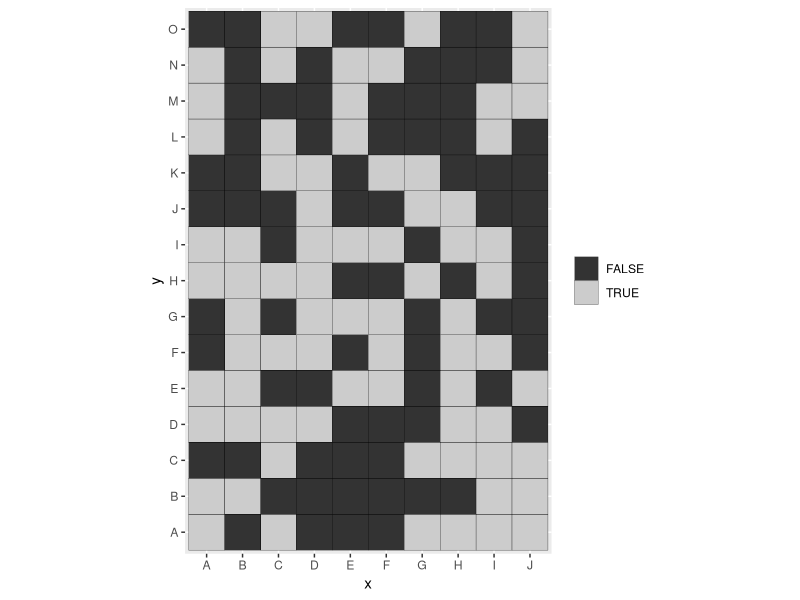
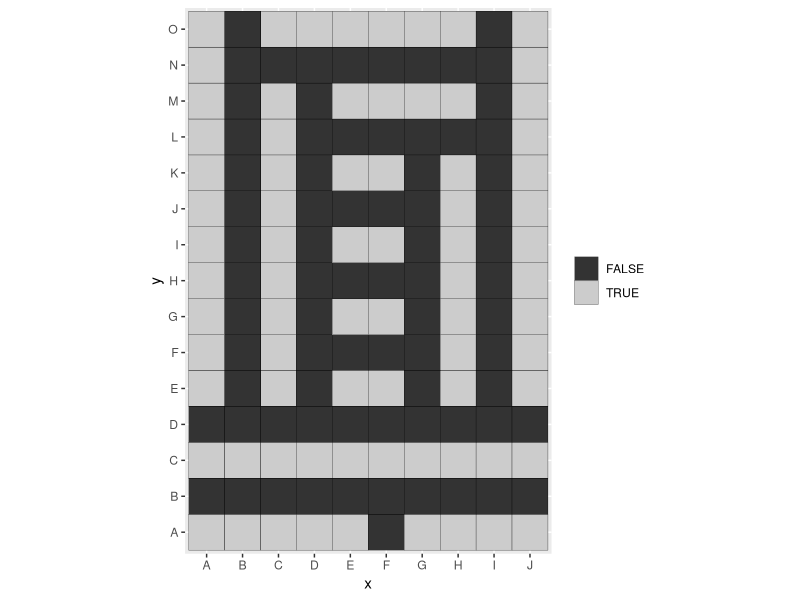

Write R code to recreate these figures, in order.
## ---- chunk 1
knitr::opts_chunk$set(echo = TRUE)
## ---- chunk 2
# Paramétrage : taille
num_rows <- 10
num_cols <- 15
# Nombre de spectateurs
num_cells <- num_rows * num_cols /2
## ---- chunk 3
library("magrittr")
sample(c(rep(TRUE, num_cells), rep(FALSE, num_rows * num_cols - num_cells))) %>% 
  matrix(nrow = num_rows) ->
  seats
## ---- chunk 4
library("ggplot2")
plot_map <- function(the_pattern) {
  the_df <- as.data.frame.table(the_pattern)
  names(the_df) <- c("x", "y", "z")
  the_plot <- ggplot(data=the_df, ggplot2::aes_(x=~x, y=~y)) +
    geom_tile(aes_(fill=~z), col="black") +
    theme(panel.grid = ggplot2::element_line()) +
    coord_fixed() +
    labs(fill=unique(the_pattern))+
    theme(legend.title = element_blank())+
    scale_fill_grey()
  return(the_plot)
}

seats %>% plot_map

# Occupation des premiers sièges (ligne du bas)
seats[1:10]
## ---- chunk 5
num_neighbors <- function(seats, seat) {
  # From vector to matrix. Size
  num_rows <- nrow(seats)
  num_cols <- ncol(seats)
  # Coordinates of the seat
  seat_row <- (seat - 1) %% num_rows +1
  seat_col <- (seat - 1) %/% num_rows + 1
  # Window around the seat
  min_row <- max(seat_row -1, 1)
  max_row <- min(seat_row +1, num_rows)
  min_col <- max(seat_col -1, 1)
  max_col <- min(seat_col +1, num_cols)
  # Return the number of occupied seats, minus 1 if the seat itself is occupied
  return(sum(seats[min_row:max_row, min_col:max_col]) - seats[seat])
}
## ---- chunk 6
avg_num_neighbors <- function(seats) {
  # Initialize the number of neighbors
  num_nb <- 0
  for (seat in which(seats)) {
    # Number of neighbors of each occupied seat
    num_nb <- num_nb + num_neighbors(seats, seat)
  }
  return(num_nb / sum(seats))
}

# Average number of neighbors
avg_num_neighbors(seats)
## ---- chunk 7
from_seat <- sample(which(seats), size=1)
## ---- chunk 8
to_seat <- sample(which(!seats), size=1)
## ---- chunk 9
d_n <- num_neighbors(seats, to_seat) - num_neighbors(seats, from_seat)
## ---- chunk 10
adjust <- 5
move <- (exp(-adjust*d_n) > runif(1))
## ---- chunk 11
if (move) {
  seats[from_seat] <- FALSE
  seats[to_seat] <- TRUE
}
## ---- chunk 12
iterations <- 1E5
adjust <- 10
## ---- chunk 13
num_moves <- 0
for (i in 1:iterations) {
  from_seat <- sample(which(seats), size=1)
  to_seat <- sample(which(!seats), size=1)
  d_n <- num_neighbors(seats, to_seat) - num_neighbors(seats, from_seat)
  move <- (exp(-adjust*d_n) > runif(1))
  if (move) {
    seats[from_seat] <- FALSE
    seats[to_seat] <- TRUE
    num_moves <- num_moves + 1
  }
}

# Number of actual moves
num_moves
# Plot the configuration
seats %>% plot_map()
# Average number of neghbors
avg_num_neighbors(seats)
